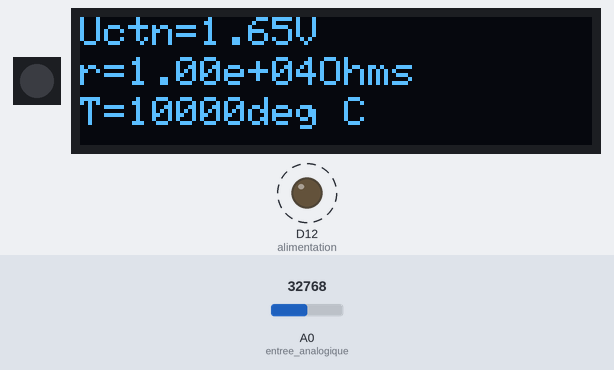
The program below on a simulated CircuitPython board. Shown: 1 RGB LEDs in strip order, left to right, 128×32 one-colour display, output pins drawn as LEDs (lit = HIGH). Dashed ring = blinking. The test bench sets the inputs (shaded band); at power-on: A0 (entree_analogique) = 32768 (analog values on the 0–65535 scale). Library files of the repository ran but are not shown: utilities.py; what the program prints to the serial console is not drawn.

Above: at 2.2 s.
2.3 s: A0 (entree_analogique) set to 45874
At 3.6 s:
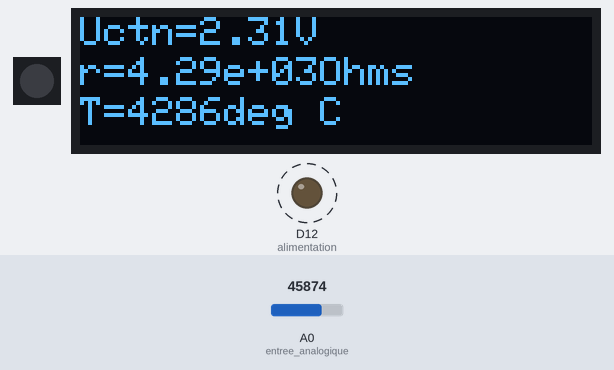
8.5 s: A0 (entree_analogique) set to 57670
At 10.4 s:
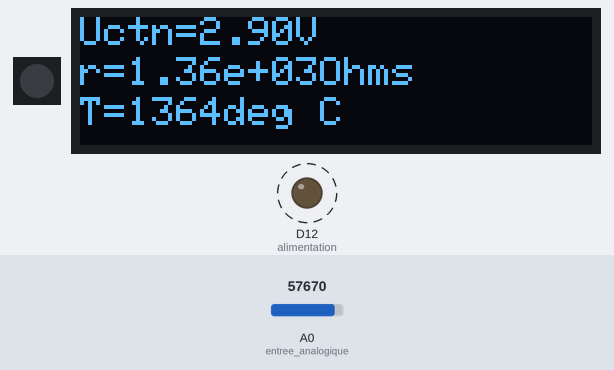
13.1 s: A0 (entree_analogique) set to 65535
At 14.8 s:
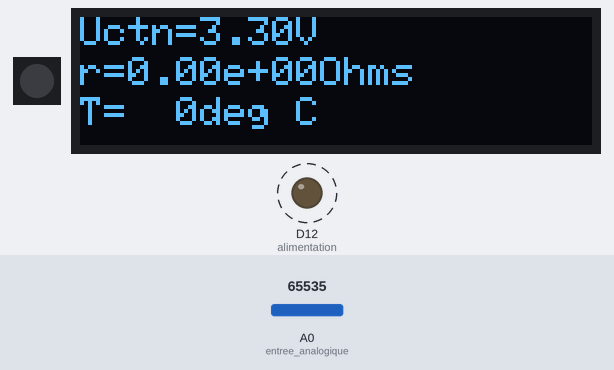
Timing chart, 0 to 23.3 s (numbered marks = the images above; inputs shaded):
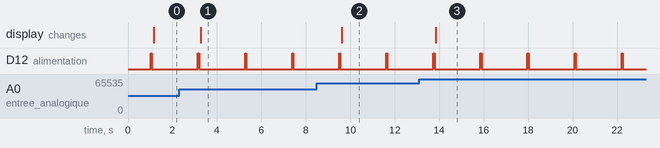

Measured:
- after the input at 2.3 s, the display: changes after 0.97 s (image 1)
- after the input at 8.5 s, the display: changes after 1.1 s (image 2)
- after the input at 13.1 s, the display: changes after 0.75 s (image 3)
- by itself, D12 (alimentation): alternates HIGH for 0.05 s and LOW for 2.1 s

The program:

TP_thermistance.py
```python
import board
from analogio import AnalogIn
from digitalio import DigitalInOut, Direction
import time
from utilities import Notification

# ------------ parametres (pour le professeur) ----------
Rpont = 10000  # Ohm - résistance du pont
broche_entree = board.A0  # broche d'entree du potentiomètre
broche_alimentation = board.D12  # broche d'alimentation du montage


# -------------------------------------------------------


# ################## MODELE A MODIFIER PAR L'ELEVE ############################
def calcul_temperature(R):
    temp = R * 1.0
    return temp


# ############################################################################


# configuration de l'entrée analogique
entree_analogique = AnalogIn(broche_entree)
# configuration de l'alimentation du montage
alimentation = DigitalInOut(broche_alimentation)
alimentation.direction = Direction.OUTPUT
# config de la led interne
notif = Notification()
# show logo at startup
notif.oled_logo('saintex_logo.bin')
time.sleep(1)

# boucle
while True:
    # alimenter le montage
    alimentation.value = True
    # attendre 50ms pour stabiliser le courant
    time.sleep(0.05)
    # calculer la tension à l'entrée analogique (16bits)
    tension = entree_analogique.value * 3.3 / 65535
    # arrêter d'alimenter le montage (lecture ok de l'entrée)
    alimentation.value = False
    # calculer la résistance de la thermistance
    r = Rpont * (3.3 / tension - 1)
    # calculer la température par le modèle
    temperature = calcul_temperature(r)
    # afficher la température avec l'unité
    notif.notify(text='Uctn={:3.2f}V\nr={:3.2e}Ohms\nT={:3.0f}deg C'.format(tension, r, temperature))
    # attendre 2s
    time.sleep(2)
```
